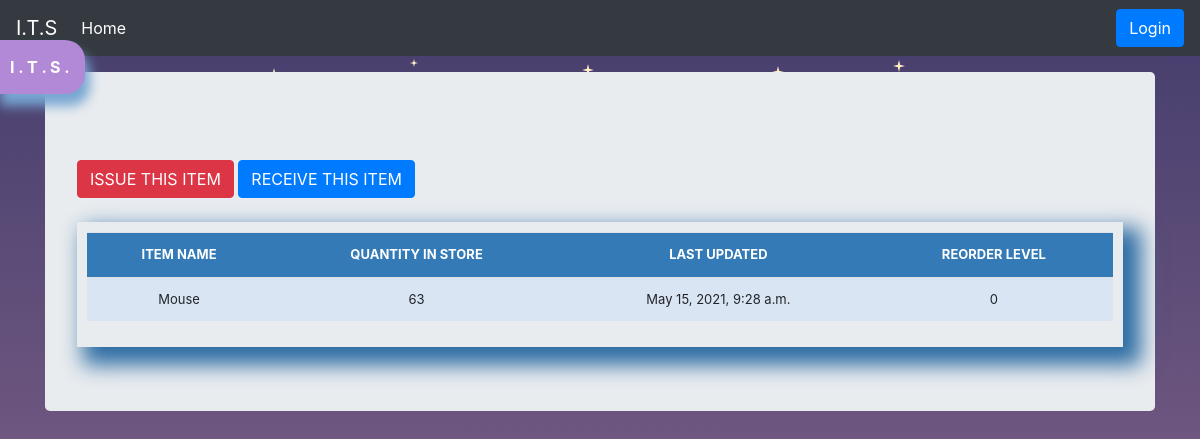
/stock_detail/10/, run on the app's committed database.
### stockmgmgt/models.py (models this page shows, shortened)
class Stock(models.Model):
    category = models.ForeignKey(Category, on_delete=models.CASCADE, blank=True)
    item_name = models.CharField(max_length=50, blank=True, null=True)
    quantity = models.IntegerField(default='0', blank=False, null=True)
    receive_quantity = models.IntegerField(default='0', blank=True, null=True)
    receive_by = models.CharField(max_length=50, blank=True, null=True)
    issue_quantity = models.IntegerField(default='0', blank=True, null=True)
    issue_by = models.CharField(max_length=50, blank=True, null=True)
    issue_to = models.CharField(max_length=50, blank=True, null=True)
    phone_number = models.CharField(max_length=50, blank=True, null=True)
    created_by = models.CharField(max_length=50, blank=True, null=True)
    reorder_level = models.IntegerField(default='0', blank=True, null=True)
    last_updated = models.DateTimeField(auto_now_add=False, auto_now=True)
    timestamp = models.DateTimeField(auto_now_add=True, auto_now=False)

### stockmgmgt/views.py (the view)
# urls.py: path('stock_detail/<str:pk>/', views.stock_detail, name="stock_detail"),
def stock_detail(request, pk):
    queryset = Stock.objects.get(id=pk)
    context = {
        "title": queryset.item_name,
        "queryset": queryset,
    }
    return render(request, "stock_detail.html", context)

### stockmgmgt/templates/stock_detail.html (shortened to what this page needs)
{% load staticfiles %}
{% load crispy_forms_tags %}
<!DOCTYPE html>
<html lang="en">
<head>
    <link href="{% static 'css/stylesheets.css' %}" rel="stylesheet" />
    <link href="{% static 'css/bootstrap.min.css' %}" rel="stylesheet" />
    <link href="{% static 'css/navbar-top-fixed.css' %}" rel="stylesheet" />
</head>
<body>
    {% include 'navbar.html' %}
    <main role="main" class="container">
        <div class="jumbotron">
            <br>
            <a href="{% url 'issue_items' queryset.id %}">
                <div class='btn btn-danger'>ISSUE THIS ITEM</div>
            </a>
            <a href="{% url 'receive_items' queryset.id %}">
                <div class='btn btn-primary'>RECEIVE THIS ITEM</div>
            </a>
            <br><br>
            <div class="display_table">
                <table class='table'>
                    <tr>
                        <th>ITEM NAME</th>
                        <th>QUANTITY IN STORE</th>
                        <th>LAST UPDATED</th>
                        <th>REORDER LEVEL</th>
                    </tr>
                    <tr>
                        <td>{{queryset.item_name}}</td>
                        <td>{{queryset.quantity}}</td>
                        <td>{{queryset.last_updated}}</td>
                        <td>{{queryset.reorder_level}}</td>
                    </tr>
                </table>
            </div>
        </div>
    </main>
</body>
</html>

### stockmgmgt/static/css/stylesheets.css (style rules this page uses)
body { background-color: #34eb6b; }
.table { font-size: 13px; text-align: center; width: 95%; margin: auto; }
.table tr:nth-child(odd) { background: #b8cae4; }
.table tr:nth-child(even) { background: #dae5f4; }
.display_table { padding-top: 10px; padding-left: 10px; padding-right: 10px; padding-bottom: 10px; box-shadow: 12px 12px 20px 6px #2e6da4; }
th { background-color: #337ab7; color: white; }
body { background-image: url("../img/bg.png"); background-attachment: fixed; background-size: auto; }

### stockmgmgt/static/css/navbar-top-fixed.css (style rules this page uses)
body { min-height: 75rem; padding-top: 4.5rem; }

### data on the page
Stock: item_name "Mouse", quantity "63", last_updated "May 15, 2021, 9:28 a.m.", reorder_level "0"
